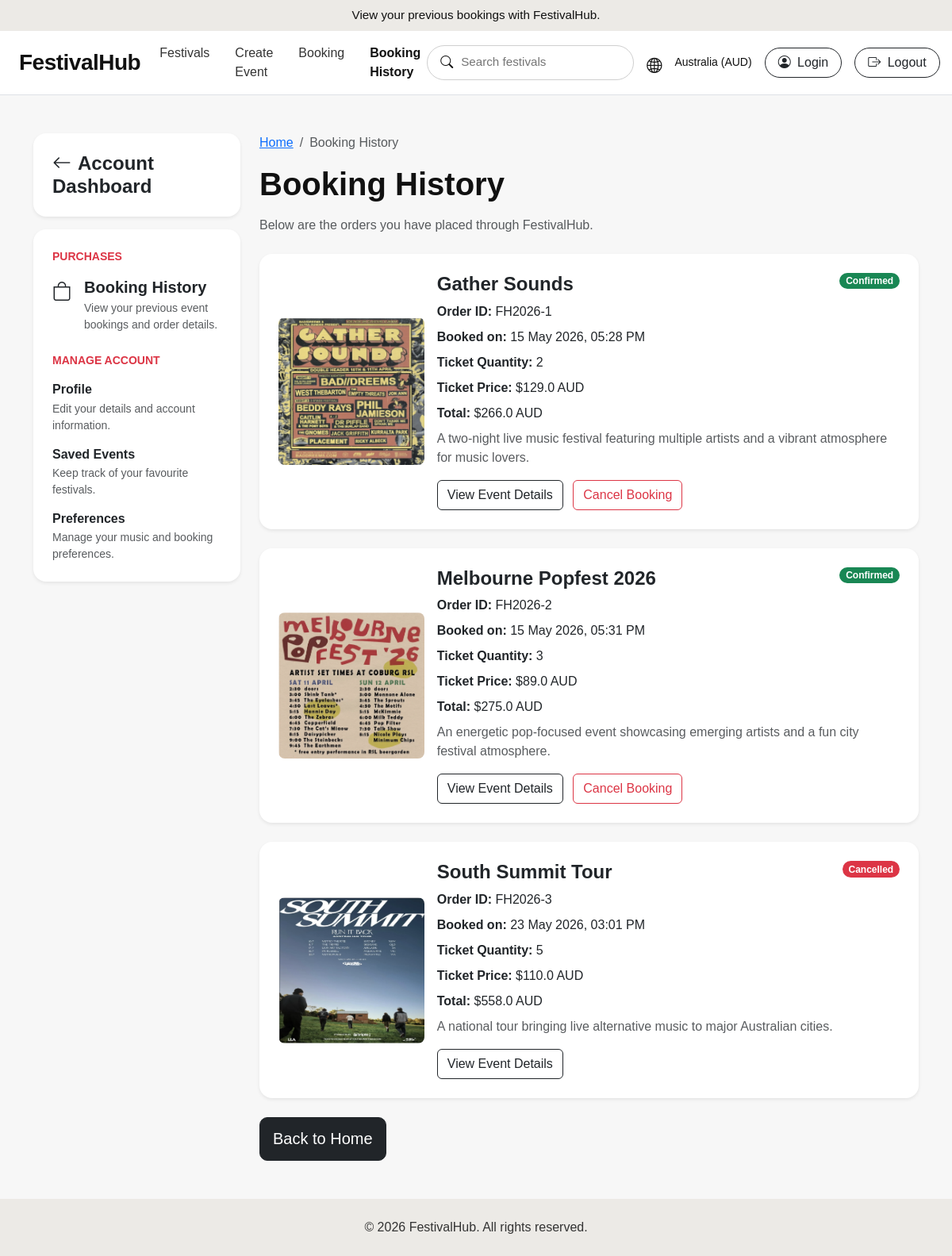
Screenshot of /bookings with the database file from the repository.
### festivalhub/models.py (models this page shows, shortened)
class Booking(db.Model):
    __tablename__ = 'bookings'
    id = db.Column(db.Integer, primary_key=True)
    user_id = db.Column(
        db.Integer,
        db.ForeignKey('users.id'),
        nullable=False
    )
    event_id = db.Column(
        db.Integer,
        db.ForeignKey('events.id'),
        nullable=False
    )
    ticket_quantity = db.Column(db.Integer, nullable=False)
    ticket_price = db.Column(db.Float, nullable=False)
    booking_fee = db.Column(db.Float, default=0.0)
    total_price = db.Column(db.Float, nullable=False)
    status = db.Column(db.String(30), default='Confirmed')
    booking_date = db.Column(db.DateTime, default=datetime.utcnow)

class Event(db.Model):
    __tablename__ = 'events'
    id = db.Column(db.Integer, primary_key=True)
    creator_id = db.Column(
        db.Integer,
        db.ForeignKey('users.id'),
        nullable=True
    )
    name = db.Column(db.String(150), nullable=False)
    category = db.Column(db.String(80), nullable=False)
    date = db.Column(db.String(80), nullable=False)
    start_time = db.Column(db.String(50))
    end_time = db.Column(db.String(50))
    description = db.Column(db.Text, nullable=False)
    venue = db.Column(db.String(150), nullable=False)
    location = db.Column(db.String(150), nullable=False)
    artist_lineup = db.Column(db.Text)
    ticket_type = db.Column(db.String(80), default='General Admission')
    tickets_available = db.Column(db.Integer, default=0)
    price = db.Column(db.Float, default=0.0)
    status = db.Column(db.String(30), default='Open')
    image = db.Column(db.String(255))
    acknowledgement_type = db.Column(
        db.String(80),
        default='No Acknowledgement of Country'
    )
    traditional_custodians = db.Column(db.String(150))
    acknowledgement_statement = db.Column(db.Text)
    bookings = db.relationship(
        'Booking',
        backref='event',
        lazy=True,
        cascade='all, delete-orphan'
    )
    comments = db.relationship(
        'Comment',
        backref='event',
        lazy=True,
        cascade='all, delete-orphan'
    )

### festivalhub/views.py (the view)
@mainbp.route('/bookings')
def bookings():
    bookings = Booking.query.all()
    return render_template('booking-history.html', bookings=bookings)

### festivalhub/templates/booking-history.html (shortened to what this page needs)
<!DOCTYPE html>
<html lang="en">
<head>
    <link href="https://cdn.jsdelivr.net/npm/bootstrap@5.3.3/dist/css/bootstrap.min.css" rel="stylesheet">
    <link rel="stylesheet" href="https://cdn.jsdelivr.net/npm/bootstrap-icons@1.11.3/font/bootstrap-icons.min.css">
    <link rel="stylesheet" href="{{ url_for('static', filename='style/style.css') }}">
</head>
<body>
    <div class="top-banner text-center py-2">
        View your previous bookings with FestivalHub.
    </div>
    <nav class="navbar navbar-expand-lg navbar-light bg-white border-bottom sticky-top">
        <div class="container-fluid px-4">
            <a class="navbar-brand fw-bold fs-3" href="/">FestivalHub</a>
            <div class="navbar-collapse">
                <ul class="navbar-nav mx-auto gap-lg-3">
                    <li class="nav-item"><a class="nav-link" href="/">Festivals</a></li>
                    <li class="nav-item"><a class="nav-link" href="/create">Create Event</a></li>
                    <li class="nav-item"><a class="nav-link" href="/booking">Booking</a></li>
                    <li class="nav-item"><a class="nav-link active" href="/bookings">Booking History</a></li>
                </ul>
                <div class="d-flex align-items-center gap-3 nav-right-group">
                    <div class="search-box d-flex align-items-center px-3">
                        <i class="bi bi-search me-2"></i>
                        <input type="text" placeholder="Search festivals">
                    </div>
                    <a href="#" class="icon-link"><i class="bi bi-globe2"></i></a>
                    <span class="small text-nowrap d-none d-md-inline">Australia (AUD)</span>
                    <a href="/login" class="btn btn-outline-dark rounded-pill px-3">
                        <i class="bi bi-person-circle me-1"></i> Login
                    </a>
                    <a href="/logout" class="btn btn-outline-dark rounded-pill px-3">
                        <i class="bi bi-box-arrow-right me-1"></i> Logout
                    </a>
                </div>
            </div>
        </div>
    </nav>
    <section class="container py-5">
        <div class="row g-4">
            <div class="col-lg-3">
                <div class="card border-0 shadow-sm rounded-4 mb-3">
                    <div class="card-body p-4">
                        <h4 class="fw-bold mb-0">
                            <i class="bi bi-arrow-left me-2"></i>Account Dashboard
                        </h4>
                    </div>
                </div>
                <div class="card border-0 shadow-sm rounded-4">
                    <div class="card-body p-4">
                        <p class="text-uppercase text-danger fw-bold small mb-3">Purchases</p>
                        <div class="d-flex align-items-start mb-4">
                            <i class="bi bi-bag me-3 fs-4"></i>
                            <div>
                                <h5 class="fw-bold mb-1">Booking History</h5>
                                <p class="text-muted small mb-0">
                                    View your previous event bookings and order details.
                                </p>
                            </div>
                        </div>
                        <p class="text-uppercase text-danger fw-bold small mb-3 mt-4">Manage Account</p>
                        <div class="mb-3">
                            <h6 class="fw-bold mb-1">Profile</h6>
                            <p class="text-muted small mb-0">Edit your details and account information.</p>
                        </div>
                        <div class="mb-3">
                            <h6 class="fw-bold mb-1">Saved Events</h6>
                            <p class="text-muted small mb-0">Keep track of your favourite festivals.</p>
                        </div>
                        <div>
                            <h6 class="fw-bold mb-1">Preferences</h6>
                            <p class="text-muted small mb-0">Manage your music and booking preferences.</p>
                        </div>
                    </div>
                </div>
            </div>
            <div class="col-lg-9">
                <nav aria-label="breadcrumb" class="mb-3">
                    <ol class="breadcrumb">
                        <li class="breadcrumb-item"><a href="/">Home</a></li>
                        <li class="breadcrumb-item active" aria-current="page">Booking History</li>
                    </ol>
                </nav>
                <h1 class="fw-bold mb-3">Booking History</h1>
                <p class="text-muted mb-4">
                    Below are the orders you have placed through FestivalHub.
                </p>
                {% if bookings %}
                    {% for booking in bookings %}
                    <div class="card border-0 shadow-sm rounded-4 mb-4">
                        <div class="card-body p-3 p-md-4">
                            <div class="row align-items-center g-3">
                                <div class="col-md-3">
                                    {% if booking.event.image %}
                                    <img src="{{ url_for('static', filename='img/' + booking.event.image) }}"
                                        class="img-fluid rounded-3" alt="{{ booking.event.name }} Poster">
                                    {% endif %}
                                </div>
                                <div class="col-md-9">
                                    <div class="d-flex justify-content-between flex-wrap gap-2">
                                        <h4 class="fw-bold mb-2">
                                            {{ booking.event.name }}
                                        </h4>
                                        {% if booking.status == 'Cancelled' %}
                                        <span class="badge rounded-pill text-bg-danger align-self-start">
                                            Cancelled
                                        </span>
                                        {% else %}
                                        <span class="badge rounded-pill text-bg-success align-self-start">
                                            Confirmed
                                        </span>
                                        {% endif %}
                                    </div>
                                    <p class="mb-2">
                                        <strong>Order ID:</strong> FH2026-{{ booking.id }}
                                    </p>
                                    <p class="mb-2">
                                        <strong>Booked on:</strong>
                                        {{ booking.booking_date.strftime('%d %B %Y, %I:%M %p') }}
                                    </p>
                                    <p class="mb-2">
                                        <strong>Ticket Quantity:</strong> {{ booking.ticket_quantity }}
                                    </p>
                                    <p class="mb-2">
                                        <strong>Ticket Price:</strong> ${{ booking.ticket_price }} AUD
                                    </p>
                                    <p class="mb-2">
                                        <strong>Total:</strong> ${{ booking.total_price }} AUD
                                    </p>
                                    <p class="text-muted mb-3">
                                        {{ booking.event.description }}
                                    </p>
                                    <a href="{{ url_for('main.details', event_id=booking.event.id) }}"
                                        class="btn btn-outline-dark">
                                        View Event Details
                                    </a>
                                    {% if booking.status != 'Cancelled' %}
                                    <form method="POST"
                                        action="{{ url_for('main.cancel_booking', booking_id=booking.id) }}"
                                        class="d-inline">
                                        <button type="submit" class="btn btn-outline-danger ms-2">
                                            Cancel Booking
                                        </button>
                                    </form>
                                    {% endif %}
                                </div>
                            </div>
                        </div>
                    </div>
                    {% endfor %}
                {% endif %}
                <div class="mt-4">
                    <a href="/" class="btn btn-dark btn-lg">Back to Home</a>
                </div>
            </div>
        </div>
    </section>
    <footer class="footer-section py-4 text-center">
        <p class="mb-0">© 2026 FestivalHub. All rights reserved.</p>
    </footer>
</body>
</html>

### festivalhub/static/style/style.css (style rules this page uses)
body { font-family: Arial, sans-serif; background-color: #f7f7f7; color: #111; margin: 0; padding: 0; }
.top-banner { background-color: #eceae6; font-size: 0.95rem; font-weight: 500; }
.navbar { background-color: #fff; }
.navbar-brand { letter-spacing: -0.5px; color: #111 !important; }
.nav-link { color: #333 !important; font-weight: 500; }
.nav-link.active { color: #111 !important; font-weight: 700; }
.nav-right-group { min-width: fit-content; }
.search-box { border: 1px solid #cfcfcf; border-radius: 999px; background-color: #fff; min-width: 240px; height: 44px; }
.search-box input { border: none; outline: none; width: 100%; background: transparent; font-size: 0.95rem; }
.icon-link { color: #111; font-size: 1.2rem; text-decoration: none; }
.card-body { padding: 1.1rem; }
.badge { font-size: 0.75rem; font-weight: 600; }
.btn-dark { border-radius: 10px; padding-top: 0.7rem; padding-bottom: 0.7rem; }
.footer-section { background-color: #eceae6; color: #333; }

### rows the page displays
Booking: name (picture), event.name "Gather Sounds", status "Confirmed", id "1", booking_date "15 May 2026, 05:28 PM", ticket_quantity "2", ticket_price "129.0", total_price "266.0", event.description "A two-night live music festival featuring multiple artists and a vibrant atmosphere for music lovers."
Booking: image (picture), event.name "Melbourne Popfest 2026", status "Confirmed", id "2", booking_date "15 May 2026, 05:31 PM", ticket_quantity "3", ticket_price "89.0", total_price "275.0", event.description "An energetic pop-focused event showcasing emerging artists and a fun city festival atmosphere."
Booking: image (picture), event.name "South Summit Tour", status "Cancelled", id "3", booking_date "23 May 2026, 03:01 PM", ticket_quantity "5", ticket_price "110.0", total_price "558.0", event.description "A national tour bringing live alternative music to major Australian cities."
